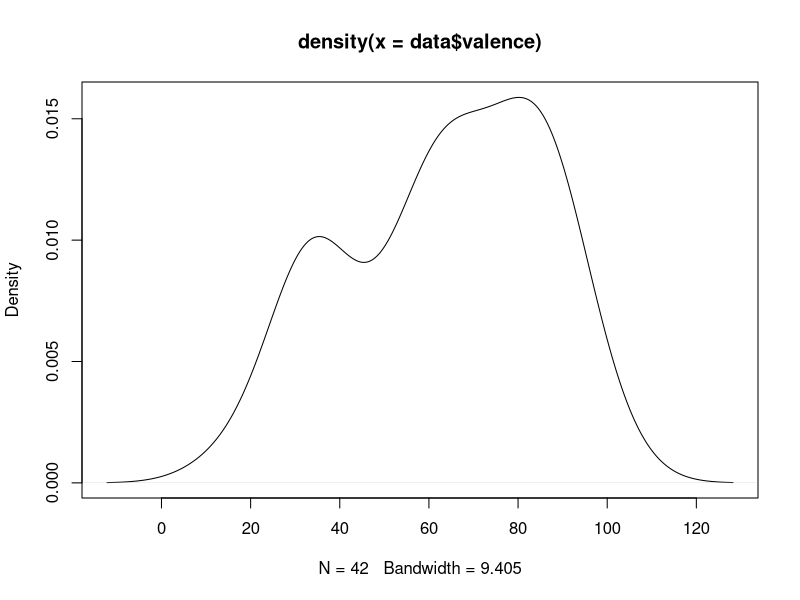
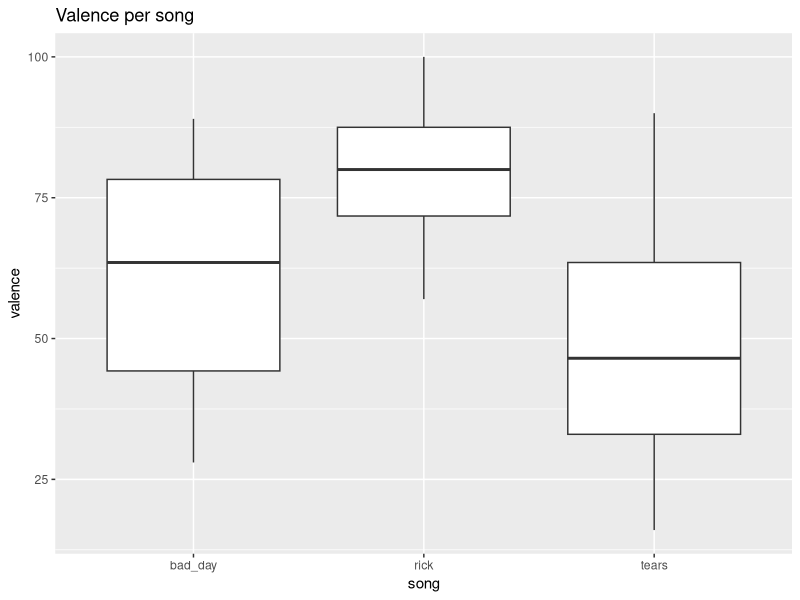
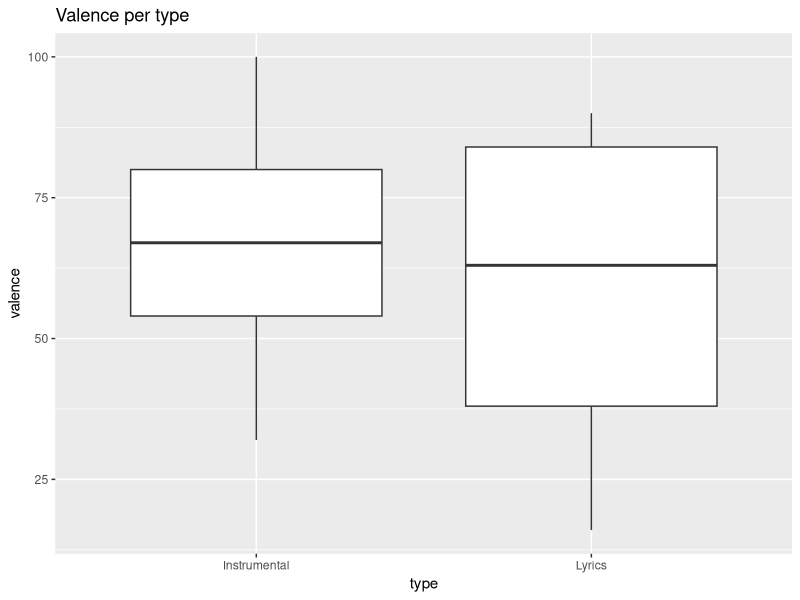
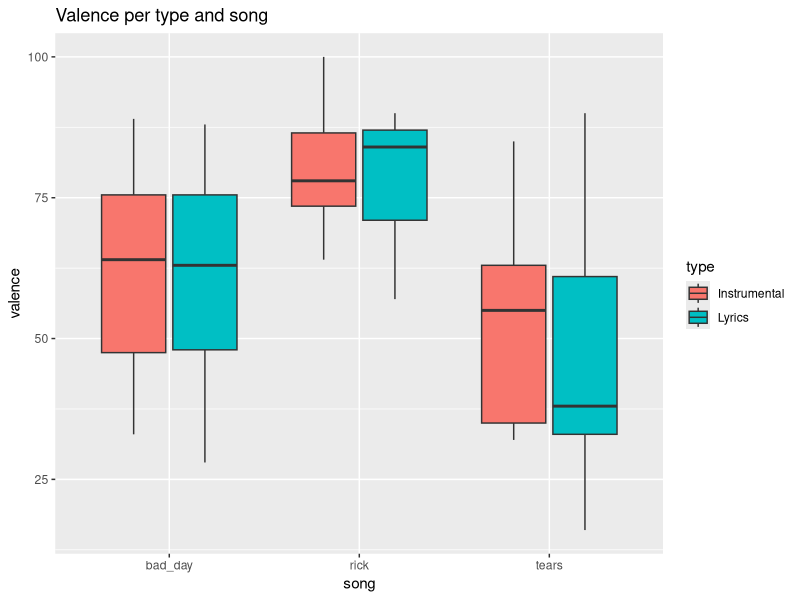

Reproduce these figures in R, in order.
## ---- chunk 1
knitr::opts_chunk$set(echo = FALSE)
## ---- chunk 2
# we load the packages
library(dplyr)
library(ggplot2)
library(tidyverse)

# Set seed for reproducability
set.seed(1)

# set working directory
setwd("C:/Users/au672599/OneDrive - Aarhus Universitet/Documents/PhD Rebecca/Summer School/Online studies data")

# load in the data file. Note this only works with a .csv file. Here you need to change the name of the file.

data <- read.csv('survey_data_group6.csv')
data$X <- NULL

# if it worked correctly, you should now see the dataframe 'data' appear in the Environment panel. You can click on it, to open it and check that it looks like your messy data file.
## ---- chunk 3

print(length(unique(data$run_id)))
# whatever outputs here is the number of respondents

# describe the valence
print(summary(data$valence))
plot(density(data$valence))

# describe the familiarity
data$familiarity <- as.factor(data$familiarity)
print(summary(data$familiarity))

## ---- chunk 4
# examples of plots

ggplot(data, aes(x=song, y=valence ))+
geom_boxplot()+
  labs(title = 'Valence per song')

ggplot(data, aes(x=type, y=valence ))+
geom_boxplot()+
  labs(title = 'Valence per type')

ggplot(data, aes(x=song, y=valence, fill = type))+
geom_boxplot()+
  labs(title = 'Valence per type and song')

